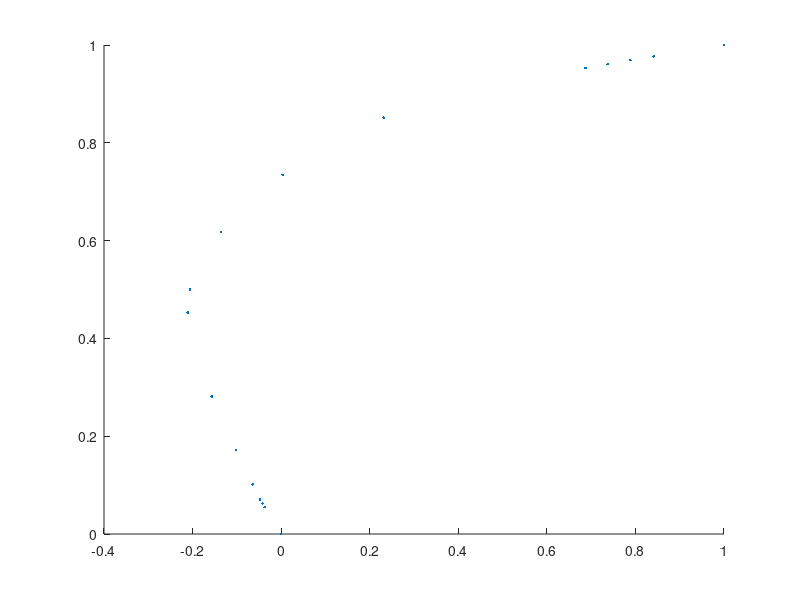
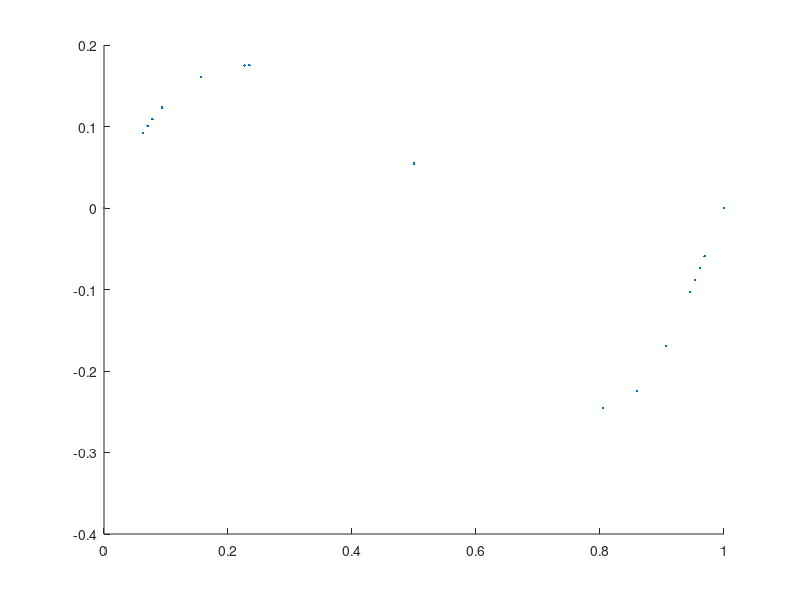

These charts were generated, in order, by the following MATLAB code:
clear all;
% Define y* values
y_star = [0, 0.0547, 0.0625, 0.0703, 0.1016, 0.1719, 0.2813, 0.4531, 0.5, 0.6172, 0.7344, 0.8516, 0.9531, 0.9609, 0.9688, 0.9766, 1];

% Define u* values
u_star = [0, -0.03717, -0.04192, -0.04775, -0.06434, -0.1015, -0.15662, -0.2109, -0.20581, -0.13641, 0.00332, 0.23151, 0.68717, 0.73722, 0.78871, 0.84123, 1];

% Display the values
disp('y_star = ');
disp(y_star);
disp('u_star = ');
disp(u_star);

figure
scatter(u_star,y_star,mkr=".")


% Define the data
x_star = [0, 0.0625, 0.0703, 0.0781, 0.0938, 0.1563, 0.2266, 0.2344, 0.5, ...
         0.8047, 0.8594, 0.9063, 0.9453, 0.9531, 0.9609, 0.9688, 1];

v_star = [0, 0.09233, 0.10091, 0.1089, 0.12317, 0.16077, 0.17507, 0.17527, ...
         0.05454, -0.24533, -0.22445, -0.16914, -0.10313, -0.08864, -0.07391, -0.05906, 0];


figure
scatter(x_star, v_star, mkr=".")

N_x=50
array_values = 0:N_x;
array_values = array_values/N_x
disp(array_values)

